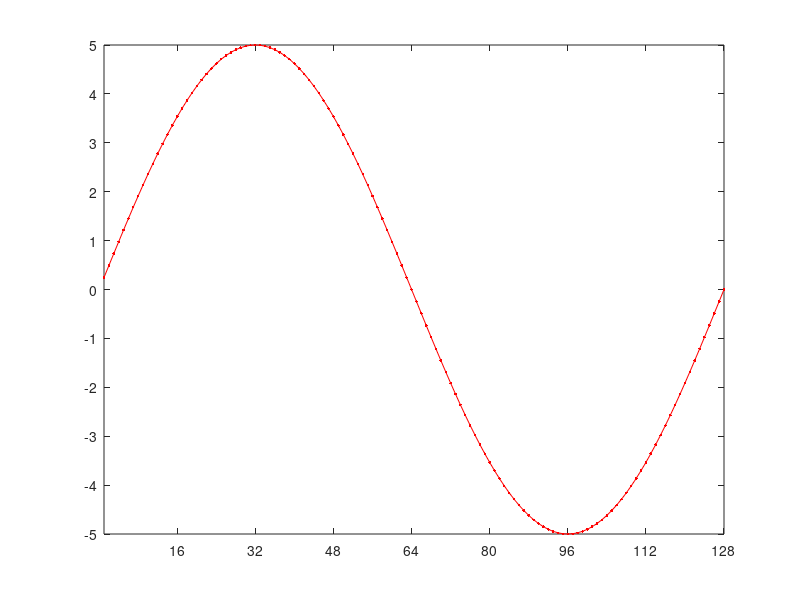

MATLAB code for this plot:
T=128; 
t=(1:T);
A=5;
y=A*sin(2*pi/T*t);

figure;
plot(t,y,'r.-')
xlim([1,T]), ylim([-A,A])
set(gca,'xtick',[0:16:T])
set(gca,'ytick',[-A:1:A])